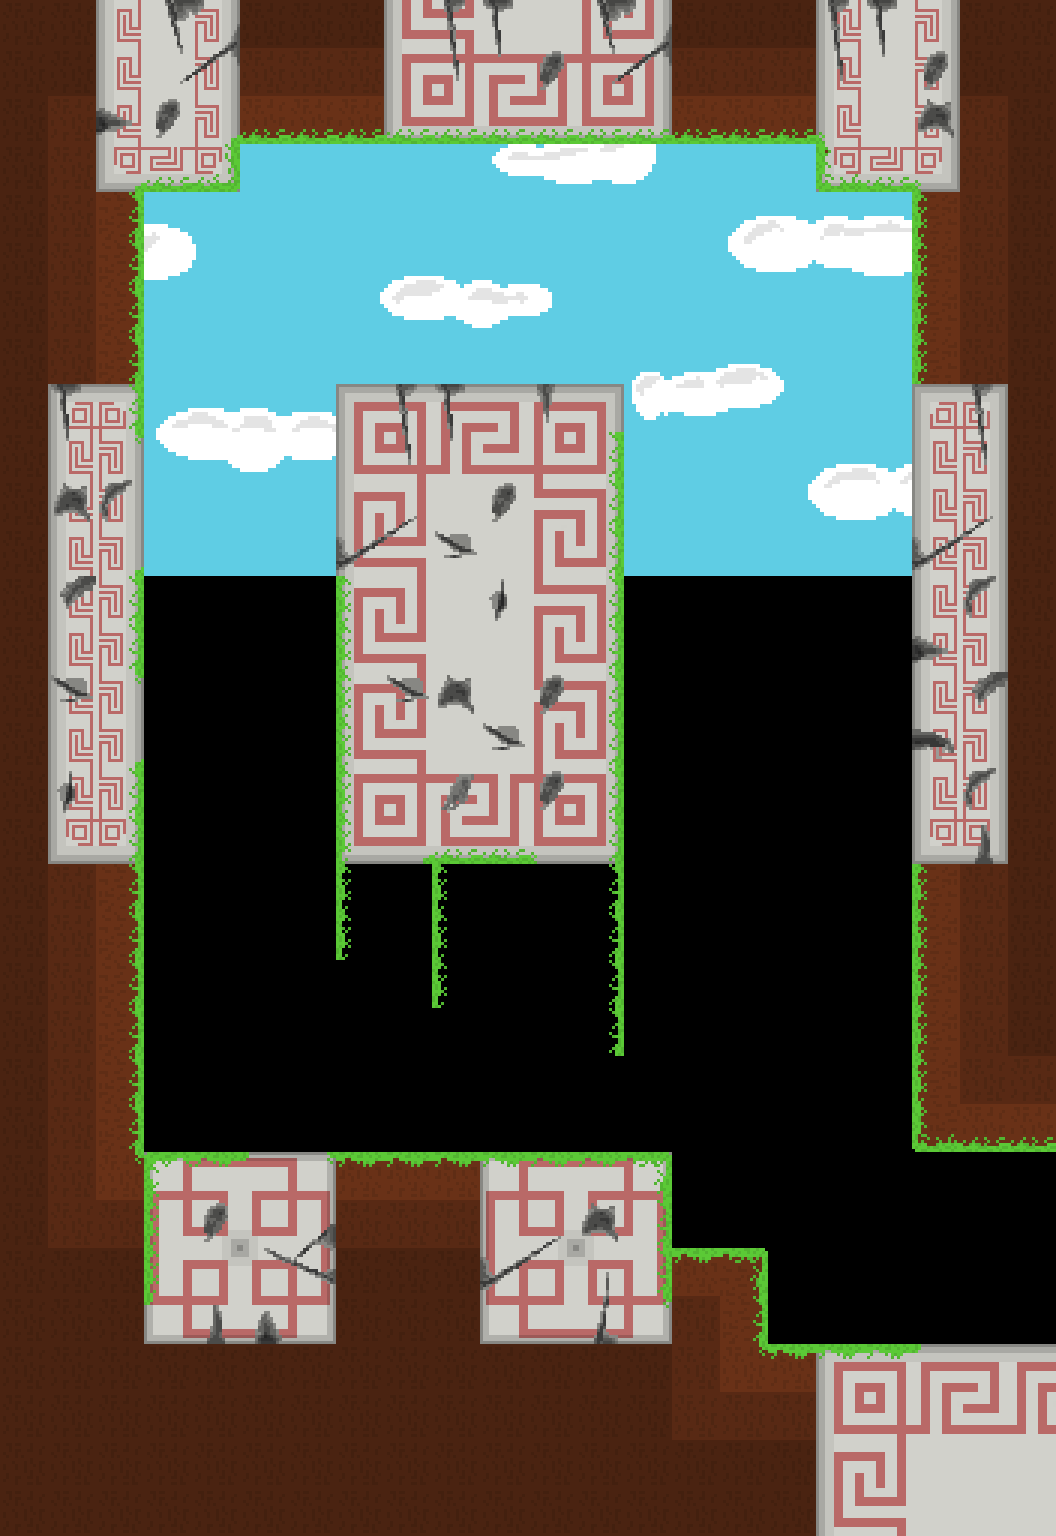

A level layout from a 2D game, rendered from its tile map. Below: a short description, then the map file with tile-grid data replaced by summaries:
An orthogonal 22x32 tile map with 48x48 px tiles, 4 tile layers (back_tiles, back_second, front, front_second), 5 tilesets, 1 image layer and 22 objects (6x HazardGroundCrumble, 2x EnemyDarkCloud, 2x EnemyGroundedElemental, SpawnPoint, ManaChargePickup, ...).

<map version="1.11" tiledversion="1.11.0" orientation="orthogonal" renderorder="right-down" width="22" height="32" tilewidth="48" tileheight="48" infinite="0" nextlayerid="22" nextobjectid="350">
 <tileset firstgid="1" name="tileset01" tilewidth="48" tileheight="48" tilecount="176" columns="16">
  <image source="../tilesets/tileset01.png" width="768" height="528" />
 </tileset>
 <tileset firstgid="177" name="tileset02" tilewidth="48" tileheight="48" tilecount="121" columns="11">
  <image source="../tilesets/tileset02.png" width="528" height="528" />
 </tileset>
 <tileset firstgid="298" name="tileset03" tilewidth="48" tileheight="48" tilecount="306" columns="17">
  <image source="../tilesets/tileset03.png" width="816" height="864" />
 </tileset>
 <tileset firstgid="604" name="objects" tilewidth="48" tileheight="48" tilecount="64" columns="8">
  <image source="../tilesets/objects.png" width="384" height="384" />
 </tileset>
 <tileset firstgid="668" name="tileset04" tilewidth="48" tileheight="48" tilecount="240" columns="16">
  <image source="../tilesets/tileset04.png" width="768" height="720" />
 </tileset>
 <imagelayer id="17" name="Image Layer 1">
  <image source="../Backgrounds/ground_back.png" width="1024" height="576" />
  <properties>
   <property name="depth" type="int" value="3000" />
   <property name="parallax_x" type="float" value="1" />
   <property name="parallax_y" type="float" value="1" />
   <property name="repeat_y" type="bool" value="true" />
  </properties>
 </imagelayer>
 <layer id="11" name="back_tiles" width="22" height="32">
  <properties>
   <property name="depth" type="int" value="1050" />
   <property name="tileset" type="int" value="4" />
  </properties>
  <data>[704 cells, 404 non-empty, 69 distinct tile ids]</data>
 </layer>
 <layer id="21" name="back_second" width="22" height="32">
  <properties>
   <property name="depth" type="int" value="1000" />
   <property name="tileset" type="int" value="4" />
  </properties>
  <data>[704 cells, 141 non-empty, 43 distinct tile ids]</data>
 </layer>
 <layer id="12" name="front" width="22" height="32">
  <properties>
   <property name="depth" type="int" value="950" />
   <property name="tileset" type="int" value="0" />
  </properties>
  <data>[704 cells, 0 non-empty, 0 distinct tile ids]</data>
 </layer>
 <layer id="20" name="front_second" width="22" height="32">
  <properties>
   <property name="depth" type="int" value="900" />
   <property name="tileset" type="int" value="2" />
  </properties>
  <data>[704 cells, 0 non-empty, 0 distinct tile ids]</data>
 </layer>
 <objectgroup color="#ffaa00" id="16" name="spawnpoints">
  <object id="326" type="SpawnPoint" x="1008" y="1152" width="48" height="48">
   <properties>
    <property name="id" type="int" value="0" />
   </properties>
  </object>
 </objectgroup>
 <objectgroup id="14" name="objects">
  <object id="335" type="HazardGroundCrumble" x="624" y="384" width="48" height="48" />
  <object id="336" type="HazardGroundCrumble" x="768" y="384" width="48" height="48" />
  <object id="337" type="HazardGroundCrumble" x="816" y="384" width="48" height="48" />
  <object id="338" type="HazardGroundCrumble" x="864" y="384" width="48" height="48" />
  <object id="339" type="HazardGroundCrumble" x="672" y="384" width="48" height="48" />
  <object id="340" type="HazardGroundCrumble" x="720" y="384" width="48" height="48" />
  <object id="345" type="EnemyDarkCloud" x="144" y="480" width="48" height="48" />
  <object id="346" type="EnemyDarkCloud" x="288" y="720" width="48" height="48" />
  <object id="347" type="EnemyGroundedElemental" x="480" y="1104" width="48" height="48">
   <properties>
    <property name="color" type="int" value="2" />
   </properties>
  </object>
  <object id="348" type="EnemyGroundedElemental" x="240" y="1104" width="48" height="48">
   <properties>
    <property name="color" type="int" value="2" />
   </properties>
  </object>
  <object id="349" type="ManaChargePickup" x="720" y="288" width="48" height="48">
   <properties>
    <property name="id" type="int" value="19" />
    <property name="lore" type="int" value="29" />
    <property name="text" value="Adapting to new situations is very important" />
   </properties>
  </object>
 </objectgroup>
 <objectgroup color="#0000ff" id="13" name="walls">
  <properties>
   <property name="isWallLayer" type="bool" value="true" />
  </properties>
  <object id="271" x="240" y="0" width="576" height="144" />
  <object id="270" x="336" y="384" width="288" height="480" />
  <object id="269" x="816" y="0" width="96" height="192" />
  <object id="218" x="144" y="0" width="96" height="192" />
  <object id="266" x="0" y="0" width="144" height="1536" />
  <object id="315" x="912" y="0" width="144" height="1152" />
  <object id="308" x="672" y="1248" width="96" height="288" />
  <object id="311" x="144" y="1152" width="528" height="384" />
  <object id="309" x="768" y="1344" width="288" height="192" />
 </objectgroup>
 <objectgroup color="#00ff00" id="15" name="doors">
  <object id="327" type="Portal" x="1104" y="1152" width="48" height="192">
   <properties>
    <property name="horizontal" type="bool" value="false" />
    <property name="id_point" type="int" value="1" />
    <property name="id_room" type="int" value="54" />
   </properties>
  </object>
 </objectgroup>
</map>
